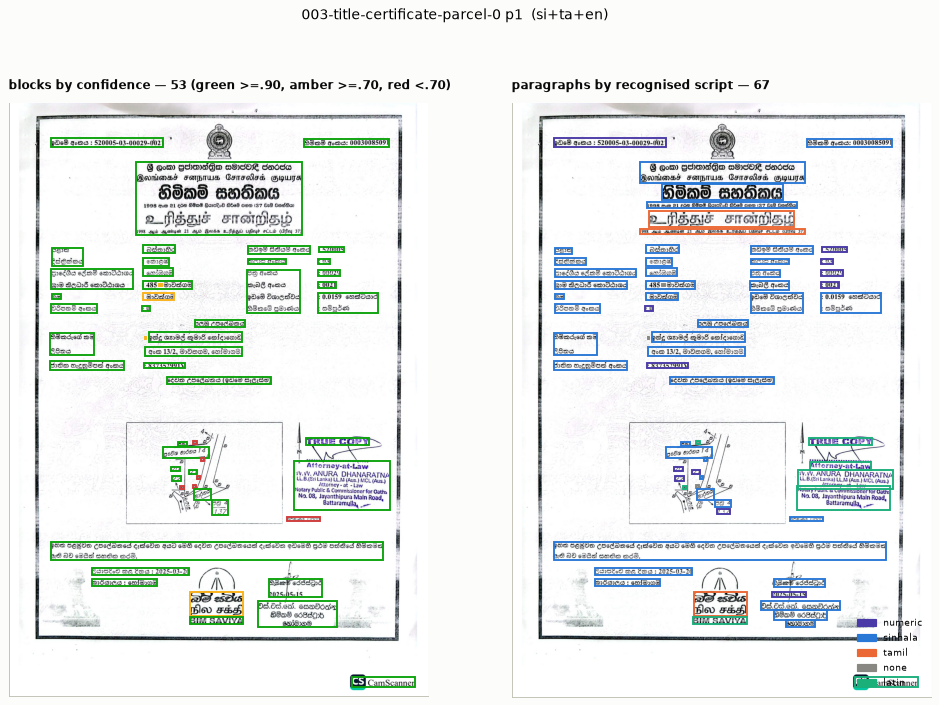
#> input picture ocr-benchmark/renders/overlays/vision/vision-003-title-certificate-parcel-p1.png, 939 x 705 px
$ python build_redacted_ocr_overlay.py
#> lines starting #> are read from the running program, lines starting #| are printed output that depends on the picture
"""Make a presentation-safe crop of a real OCR region overlay."""

from pathlib import Path

from PIL import Image, ImageDraw, ImageFilter, ImageFont


ROOT = Path(__file__).resolve().parents[2]
SOURCE = (
    ROOT
    / "ocr-benchmark/renders/overlays/vision"
    / "vision-003-title-certificate-parcel-p1.png"
)
OUT = Path(__file__).with_name("assets") / "redacted-real-ocr-boxed-page.png"


def font(size: int) -> ImageFont.FreeTypeFont | ImageFont.ImageFont:
    try:
        return ImageFont.truetype("C:/Windows/Fonts/arialbd.ttf", size)
    except OSError:
        return ImageFont.load_default(size=size)


def main() -> None:
    source = Image.open(SOURCE).convert("RGB")
    # The left panel shows confidence-coloured OCR blocks on one actual page.
    crop = source.crop((19, 113, 411, 678))
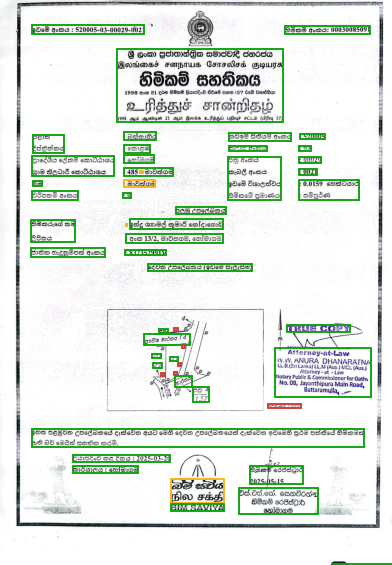
#> crop: PIL image 392x565 RGB; mean R, G, B 225.7, 233.3, 226.2
    redacted = crop.filter(ImageFilter.GaussianBlur(3.5))

    # Restore only the green region outlines, never the text beneath them.
    pixels = crop.load()
    mask = Image.new("L", crop.size, 0)
#> mask: PIL image 392x565 L; every value is 0
    mask_pixels = mask.load()
    for y in range(crop.height):
        for x in range(crop.width):
            r, g, b = pixels[x, y]
            if g > 95 and g > r * 1.45 and g > b * 1.25:
                mask_pixels[x, y] = 255
    ink = Image.new("RGB", crop.size, "#148B4D")
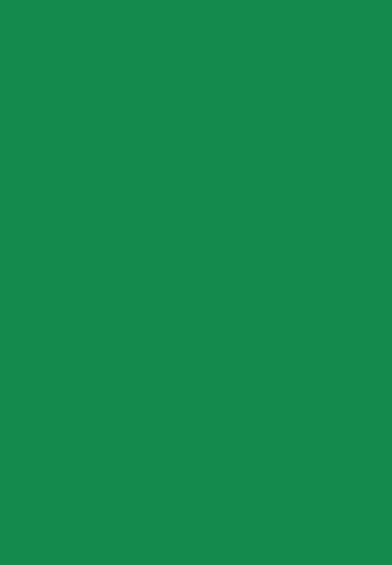
#> ink: PIL image 392x565 RGB; mean R, G, B 20, 139, 77
    redacted.paste(ink, (0, 0), mask)
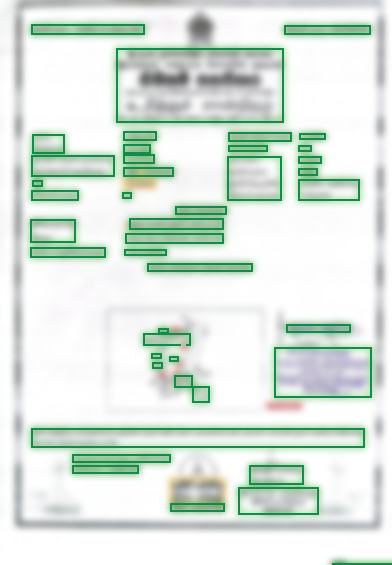
#> redacted: PIL image 392x565 RGB; mean R, G, B 217.5, 229.5, 221

    scale = 2
    redacted = redacted.resize(
        (crop.width * scale, crop.height * scale), Image.Resampling.NEAREST
    )
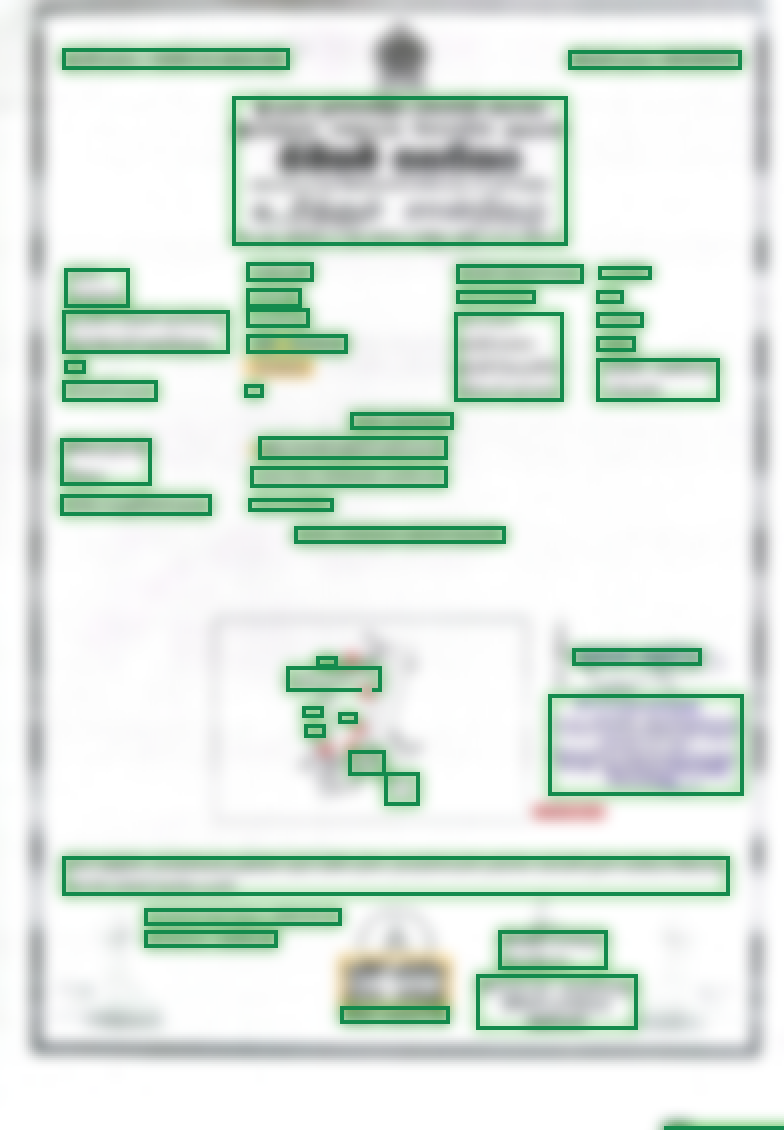
#> redacted: PIL image 784x1130 RGB; mean R, G, B 217.5, 229.5, 221
    canvas = Image.new("RGB", (redacted.width + 64, redacted.height + 152), "#EEF3F8")
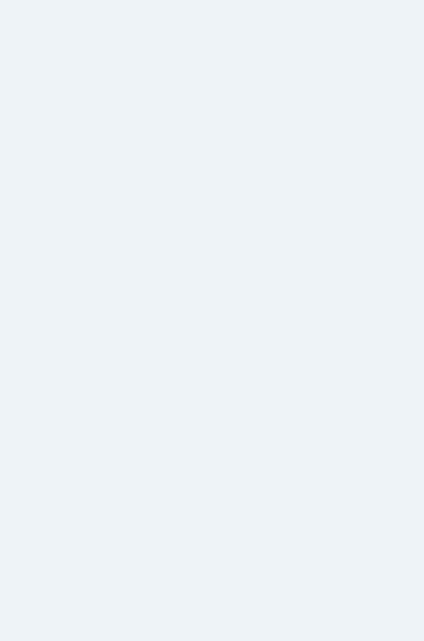
#> canvas: PIL image 848x1282 RGB (shown at 1/2 size); mean R, G, B 238, 243, 248
    draw = ImageDraw.Draw(canvas)
    draw.text((32, 18), "REAL OCR REGION OVERLAY", font=font(28), fill="#17345E")
    canvas.paste(redacted, (32, 65))
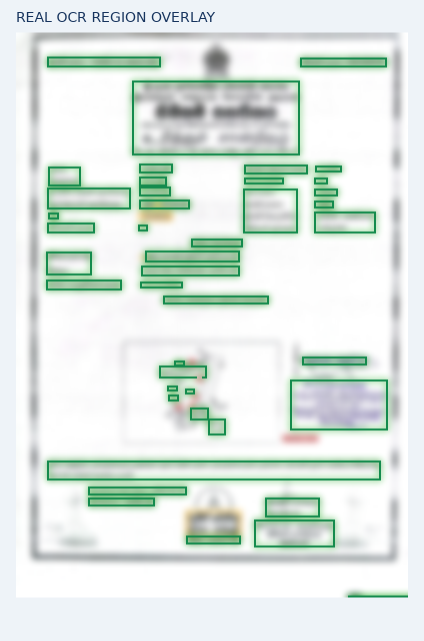
#> canvas: PIL image 848x1282 RGB (shown at 1/2 size); mean R, G, B 220.8, 231.6, 225.7
    draw.text(
        (32, canvas.height - 63),
        "Source text redacted; region boxes retained",
        font=font(22),
        fill="#17345E",
    )
    draw.text(
        (32, canvas.height - 34),
        "Illustrates detection, not field accuracy",
        font=font(20),
        fill="#55708D",
    )
    OUT.parent.mkdir(exist_ok=True)
    canvas.save(OUT)
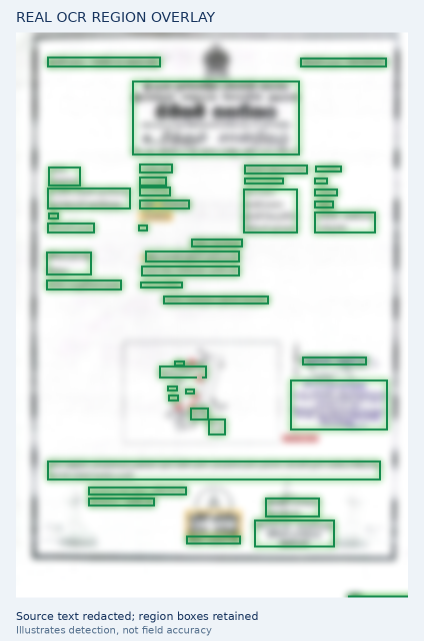
#> saved as redacted-real-ocr-boxed-page.png: PIL image 848x1282 RGB (shown at 1/2 size); mean R, G, B 220.1, 231, 225.2
    print(OUT)


if __name__ == "__main__":
    main()

$ run again, with ocr-benchmark/renders/overlays/vision/vision-001-national-identity-card.p-p1.png copied over ocr-benchmark/renders/overlays/vision/vision-003-title-certificate-parcel-p1.png
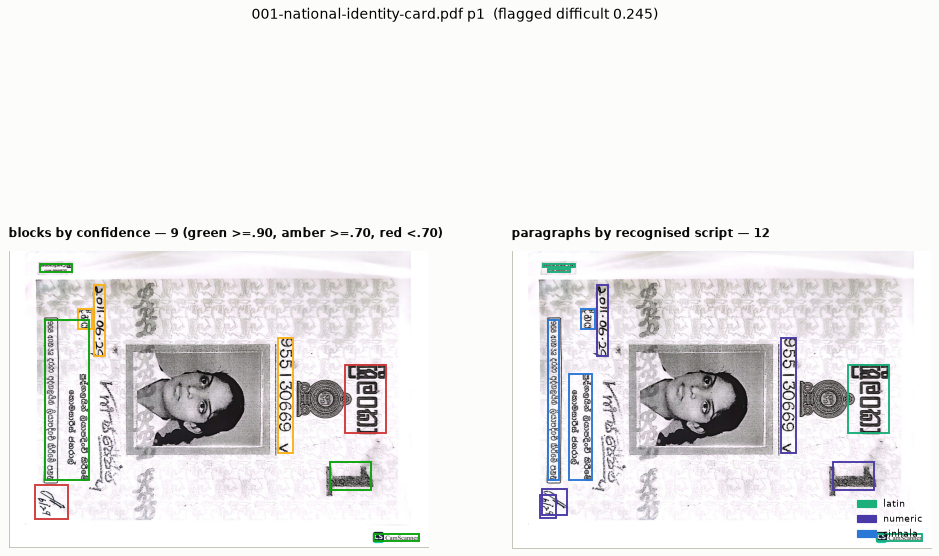
#> input picture ocr-benchmark/renders/overlays/vision/vision-001-national-identity-card.p-p1.png, 939 x 556 px
#> in main, `redacted = crop.filter(ImageFilter.GaussianBlur(3.5))`:
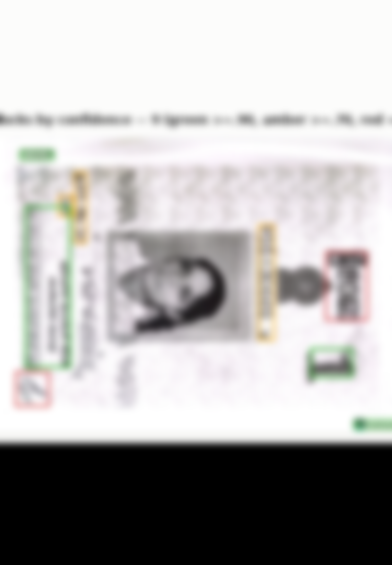
#> redacted: PIL image 392x565 RGB; mean R, G, B 179, 177.3, 176.9
#> mask: PIL image 392x565 L; every value is 0
#> in main, `canvas.save(OUT)`:
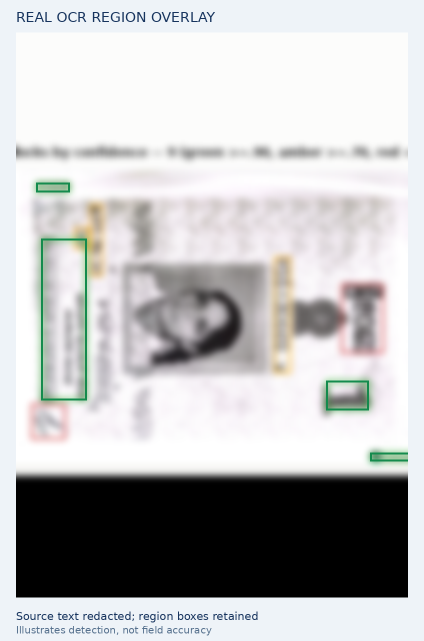
#> saved as redacted-real-ocr-boxed-page.png: PIL image 848x1282 RGB (shown at 1/2 size); mean R, G, B 188, 188.1, 188.7

$ run again, with ocr-benchmark/renders/overlays/vision/vision-001-national-identity-card.p-p2.png copied over ocr-benchmark/renders/overlays/vision/vision-003-title-certificate-parcel-p1.png
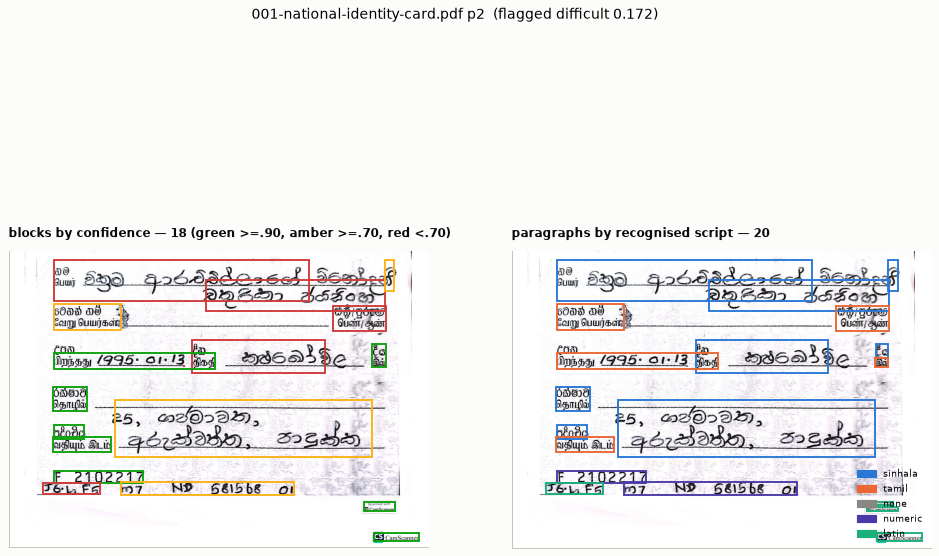
#> input picture ocr-benchmark/renders/overlays/vision/vision-001-national-identity-card.p-p2.png, 939 x 556 px
#> in main, `redacted = crop.filter(ImageFilter.GaussianBlur(3.5))`:
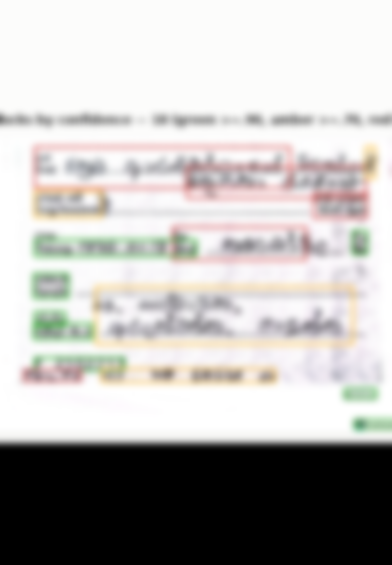
#> redacted: PIL image 392x565 RGB; mean R, G, B 184.5, 182.4, 180.2
#> mask: PIL image 392x565 L; every value is 0
#> in main, `canvas.save(OUT)`:
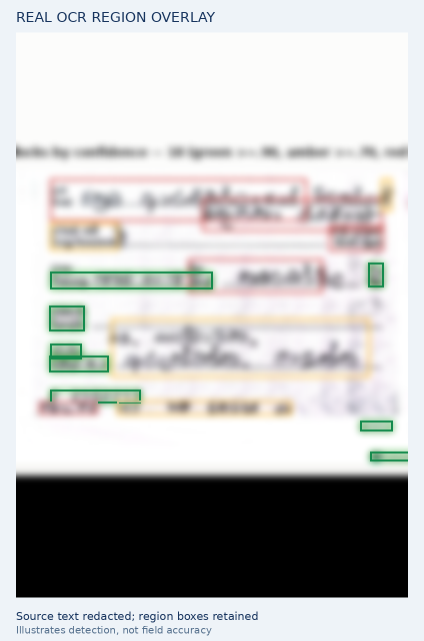
#> saved as redacted-real-ocr-boxed-page.png: PIL image 848x1282 RGB (shown at 1/2 size); mean R, G, B 192, 192.1, 191.2

$ run again, with ocr-benchmark/renders/overlays/vision/vision-002-survey-plan-2338-lot-17--p1.png copied over ocr-benchmark/renders/overlays/vision/vision-003-title-certificate-parcel-p1.png
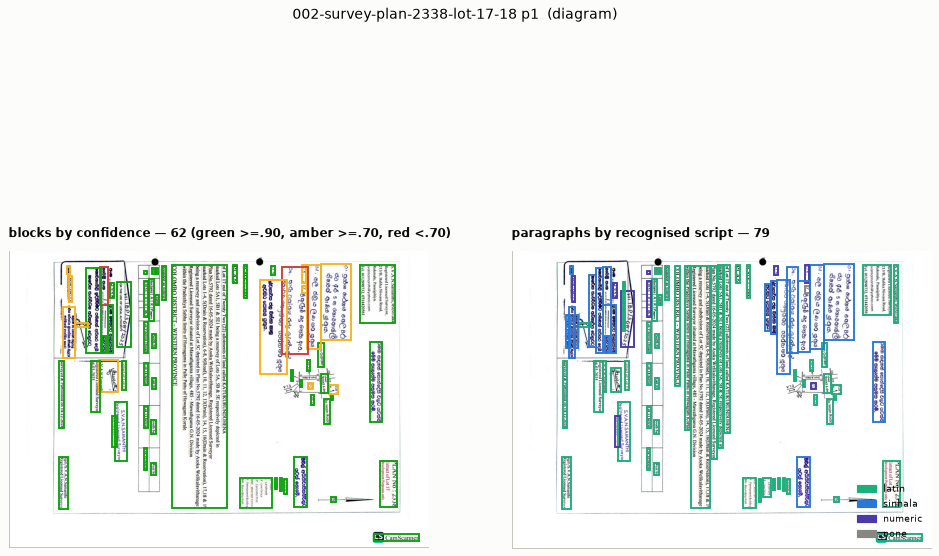
#> input picture ocr-benchmark/renders/overlays/vision/vision-002-survey-plan-2338-lot-17--p1.png, 939 x 556 px
#> mask: PIL image 392x565 L; every value is 0
#> in main, `canvas.save(OUT)`:
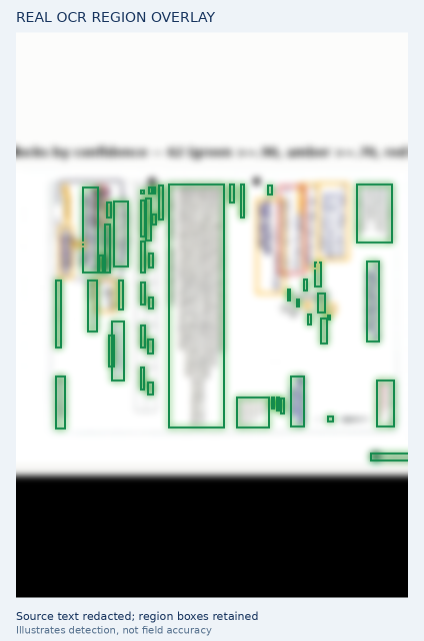
#> saved as redacted-real-ocr-boxed-page.png: PIL image 848x1282 RGB (shown at 1/2 size); mean R, G, B 187.6, 194, 189.8
